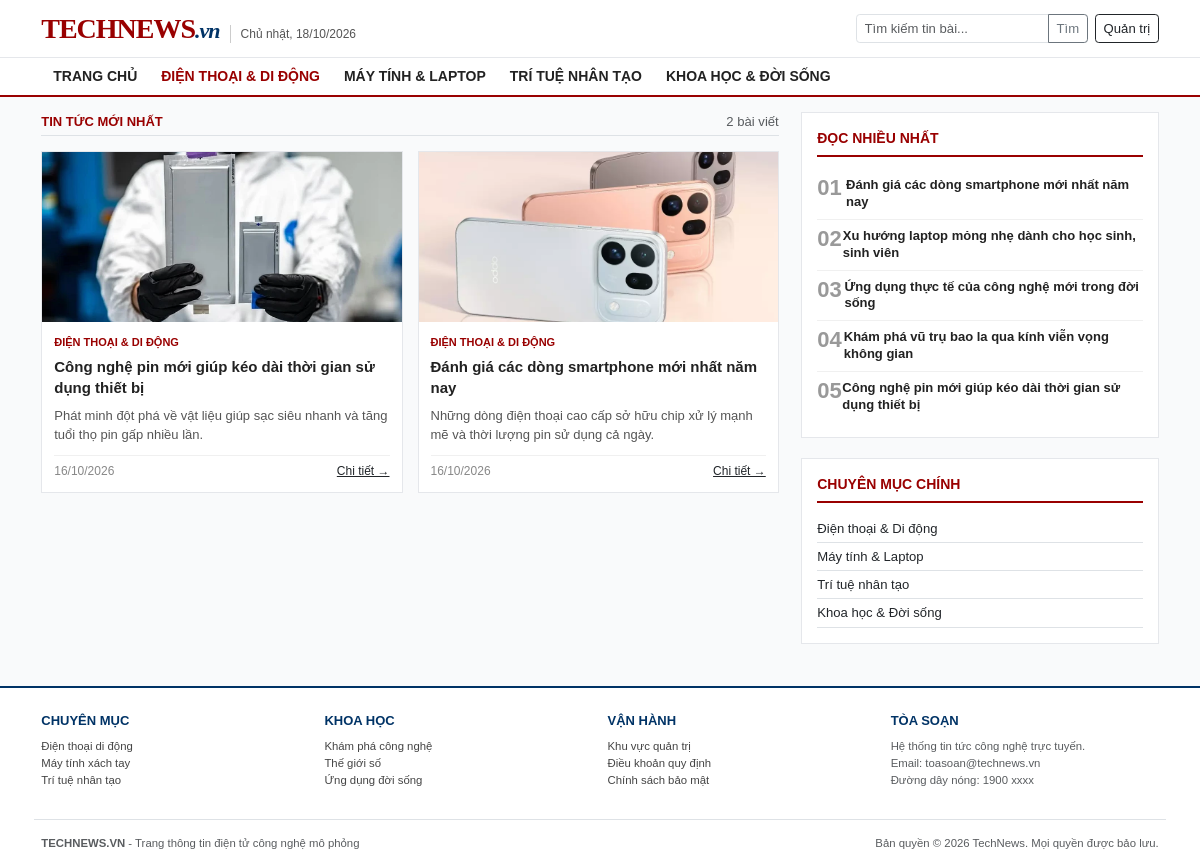
The app's page /index.php?cat_id=1 with its own data.
### tables this page shows
CREATE TABLE `categories` (
  `id` int(11) NOT NULL,
  `name` varchar(100) NOT NULL
);

CREATE TABLE `posts` (
  `id` int(11) NOT NULL,
  `category_id` int(11) NOT NULL,
  `title` varchar(255) NOT NULL,
  `summary` text NOT NULL,
  `content` longtext NOT NULL,
  `image` varchar(255) NOT NULL DEFAULT 'default.jpg',
  `created_at` datetime NOT NULL DEFAULT current_timestamp()
);

### index.php (the view, shortened to what this page needs)
<?php
require_once 'db.php';
$weekday_map = ['Chủ nhật', 'Thứ hai', 'Thứ ba', 'Thứ tư', 'Thứ năm', 'Thứ sáu', 'Thứ bảy'];
$today_text = $weekday_map[date('w')] . ', ' . date('d/m/Y');
$search = isset($_GET['search']) ? trim($_GET['search']) : '';
$cat_id = isset($_GET['cat_id']) ? (int)$_GET['cat_id'] : 0;
$where = [];
if ($cat_id > 0) {
    $where[] = "posts.category_id = $cat_id";
}
$where_clause = "";
if (count($where) > 0) {
    $where_clause = "WHERE " . implode(" AND ", $where);
}
$limit = 4;
$page = isset($_GET['page']) ? (int)$_GET['page'] : 1;
$sql_count = "SELECT COUNT(*) AS total FROM posts $where_clause";
$res_count = mysqli_query($conn, $sql_count);
$row_count = mysqli_fetch_assoc($res_count);
$total_records = $row_count['total'] ?? 0;
$offset = ($page - 1) * $limit;
$sql_posts = "SELECT posts.*, categories.name AS cat_name
              FROM posts
              JOIN categories ON posts.category_id = categories.id
              $where_clause
              ORDER BY posts.id DESC
              LIMIT $offset, $limit";
$res_posts = mysqli_query($conn, $sql_posts);
$res_cats = mysqli_query($conn, "SELECT * FROM categories ORDER BY id ASC");
$all_cats = [];
if ($res_cats) {
    while ($c = mysqli_fetch_assoc($res_cats)) {
        $all_cats[] = $c;
    }
}
$res_popular = mysqli_query($conn, "SELECT id, title, created_at FROM posts ORDER BY id ASC LIMIT 5");
?>
<!DOCTYPE html>
<html lang="vi">
<head>
    <link href="https://cdn.jsdelivr.net/npm/bootstrap@5.3.0/dist/css/bootstrap.min.css" rel="stylesheet">
    <link href="css/style.css" rel="stylesheet">
</head>
<body>
    <div class="main-wrapper">
        <header class="site-header py-2">
            <div class="container d-flex justify-content-between align-items-center">
                <div class="d-flex align-items-baseline">
                    <a href="index.php" class="site-logo">TECHNEWS<span>.vn</span></a>
                    <span class="site-date d-none d-md-inline"><?= $today_text ?></span>
                </div>
                <div class="d-flex align-items-center gap-2">
                    <form action="index.php" method="GET" class="d-flex">
                        <div class="input-group input-group-sm">
                            <input type="text" name="search" class="form-control" placeholder="Tìm kiếm tin bài..." value="<?= htmlspecialchars($search) ?>">
                            <button class="btn btn-outline-secondary" type="submit">Tìm</button>
                        </div>
                    </form>
                    <a href="login.php" class="btn btn-sm btn-outline-dark">Quản trị</a>
                </div>
            </div>
        </header>
        <nav class="category-navbar mb-3">
            <div class="container">
                <ul class="nav">
                    <li class="nav-item">
                        <a class="nav-link <?= ($cat_id == 0) ? 'active' : '' ?>" href="index.php">Trang chủ</a>
                    </li>
                    <?php foreach ($all_cats as $cat): ?>
                        <li class="nav-item">
                            <a class="nav-link <?= ($cat_id == $cat['id']) ? 'active' : '' ?>"
                               href="index.php?cat_id=<?= $cat['id'] ?>"><?= htmlspecialchars($cat['name']) ?></a>
                        </li>
                    <?php endforeach; ?>
                </ul>
            </div>
        </nav>
        <div class="container mb-4">
            <div class="row g-4">
                <div class="col-lg-8">
                    <div class="d-flex justify-content-between align-items-center border-bottom pb-1 mb-3">
                        <span class="fw-bold text-uppercase" style="color: var(--primary-red); font-size: 13px;">
                            <?= !empty($search) ? 'Kết quả tìm kiếm' : 'Tin tức mới nhất' ?>
                        </span>
                        <span class="text-muted small"><?= $total_records ?> bài viết</span>
                    </div>
                    <div class="row g-3">
                        <?php if ($res_posts && mysqli_num_rows($res_posts) > 0): ?>
                            <?php while ($row = mysqli_fetch_assoc($res_posts)): ?>
                                <div class="col-md-6">
                                    <div class="article-item">
                                        <img src="uploads/<?= !empty($row['image']) ? $row['image'] : 'default.jpg' ?>"
                                             class="article-thumb" alt="Hình ảnh" onerror="this.src='uploads/default.jpg'">
                                        <div class="article-body">
                                            <a href="index.php?cat_id=<?= $row['category_id'] ?>" class="article-category">
                                                <?= htmlspecialchars($row['cat_name']) ?>
                                            </a>
                                            <div class="article-title">
                                                <a href="detail.php?id=<?= $row['id'] ?>">
                                                    <?= htmlspecialchars($row['title']) ?>
                                                </a>
                                            </div>
                                            <div class="article-desc">
                                                <?= htmlspecialchars($row['summary']) ?>
                                            </div>
                                            <div class="article-meta">
                                                <span><?= date('d/m/Y', strtotime($row['created_at'])) ?></span>
                                                <a href="detail.php?id=<?= $row['id'] ?>" class="float-end text-dark">Chi tiết &rarr;</a>
                                            </div>
                                        </div>
                                    </div>
                                </div>
                            <?php endwhile; ?>
                        <?php else: ?>
                            <div class="col-12 text-center py-4 bg-white border">
                                <p class="text-muted m-0">Không có bài viết nào trong mục này.</p>
                            </div>
                        <?php endif; ?>
                    </div>
                </div>
                <div class="col-lg-4">
                    <div class="sidebar-panel">
                        <div class="panel-header">Đọc nhiều nhất</div>
                        <?php $rank = 1; ?>
                        <?php while ($pop = mysqli_fetch_assoc($res_popular)): ?>
                            <div class="ranking-item">
                                <div class="ranking-num">0<?= $rank++ ?></div>
                                <div class="ranking-title">
                                    <a href="detail.php?id=<?= $pop['id'] ?>"><?= htmlspecialchars($pop['title']) ?></a>
                                </div>
                            </div>
                        <?php endwhile; ?>
                    </div>
                    <div class="sidebar-panel">
                        <div class="panel-header">Chuyên mục chính</div>
                        <ul class="list-unstyled m-0">
                            <?php foreach ($all_cats as $cat): ?>
                                <li class="py-1 border-bottom d-flex justify-content-between">
                                    <a href="index.php?cat_id=<?= $cat['id'] ?>" class="text-dark small text-decoration-none">
                                        <?= htmlspecialchars($cat['name']) ?>
                                    </a>
                                </li>
                            <?php endforeach; ?>
                        </ul>
                    </div>
                </div>
            </div>
        </div>
    </div>
    <footer class="site-footer pt-4 pb-3">
        <div class="container">
            <div class="row row-cols-2 row-cols-md-4 g-3 pb-3 mb-3 border-bottom">
                <div>
                    <div class="footer-section-title">Chuyên mục</div>
                    <ul class="list-unstyled small">
                        <li><a href="index.php?cat_id=1">Điện thoại di động</a></li>
                        <li><a href="index.php?cat_id=2">Máy tính xách tay</a></li>
                        <li><a href="index.php?cat_id=3">Trí tuệ nhân tạo</a></li>
                    </ul>
                </div>
                <div>
                    <div class="footer-section-title">Khoa học</div>
                    <ul class="list-unstyled small">
                        <li><a href="index.php?cat_id=4">Khám phá công nghệ</a></li>
                        <li><a href="index.php">Thế giới số</a></li>
                        <li><a href="index.php">Ứng dụng đời sống</a></li>
                    </ul>
                </div>
                <div>
                    <div class="footer-section-title">Vận hành</div>
                    <ul class="list-unstyled small">
                        <li><a href="login.php">Khu vực quản trị</a></li>
                        <li><a href="index.php">Điều khoản quy định</a></li>
                        <li><a href="index.php">Chính sách bảo mật</a></li>
                    </ul>
                </div>
                <div>
                    <div class="footer-section-title">Tòa soạn</div>
                    <p class="small text-muted mb-0">
                        Hệ thống tin tức công nghệ trực tuyến.<br>
                        Email: toasoan@technews.vn<br>
                        Đường dây nóng: 1900 xxxx
                    </p>
                </div>
            </div>
            <div class="d-flex flex-wrap justify-content-between align-items-center small text-muted">
                <div>
                    <strong>TECHNEWS.VN</strong> - Trang thông tin điện tử công nghệ mô phỏng
                </div>
                <div>
                    Bản quyền &copy; 2026 TechNews. Mọi quyền được bảo lưu.
                </div>
            </div>
        </div>
    </footer>
</body>
</html>

### css/style.css (style rules this page uses)
:root { --primary-red: #990000; --primary-hover: #7a0000; --navy-blue: #003366; --text-dark: #1f2937; --text-muted: #555555; --border-gray: #e5e7eb; --bg-page: #f9fafb; }
html, body { height: 100%; margin: 0; padding: 0; background-color: var(--bg-page); color: var(--text-dark); font-family: Arial, "Helvetica Neue", "Segoe UI", sans-serif; font-size: 15px; line-height: 1.5; }
body { display: flex; flex-direction: column; min-height: 100vh; }
.main-wrapper { flex: 1 0 auto; }
footer { flex-shrink: 0; }
.site-header { background-color: #ffffff; border-bottom: 1px solid var(--border-gray); }
.site-logo { font-family: Georgia, "Times New Roman", serif; font-size: 28px; font-weight: 700; color: var(--primary-red); text-decoration: none; letter-spacing: -1px; }
.site-logo span { color: var(--navy-blue); font-style: italic; font-size: 22px; }
.site-date { font-size: 12px; color: var(--text-muted); border-left: 1px solid #ccc; padding-left: 10px; margin-left: 10px; }
.category-navbar { background-color: #ffffff; border-bottom: 2px solid var(--primary-red); }
.category-navbar .nav-link { color: #222; font-weight: 700; font-size: 14px; padding: 8px 12px; text-transform: uppercase; }
.category-navbar .nav-link:hover, .category-navbar .nav-link.active { color: var(--primary-red); }
.article-item { background: #ffffff; border: 1px solid var(--border-gray); height: 100%; display: flex; flex-direction: column; }
.article-thumb { width: 100%; height: 170px; object-fit: cover; }
.article-body { padding: 12px; display: flex; flex-direction: column; flex-grow: 1; }
.article-category { font-size: 11px; font-weight: 700; color: var(--primary-red); text-transform: uppercase; margin-bottom: 5px; text-decoration: none; }
.article-title { font-size: 15px; font-weight: 700; line-height: 1.4; margin-bottom: 8px; }
.article-title a { color: #222; text-decoration: none; }
.article-desc { font-size: 13px; color: #555; flex-grow: 1; margin-bottom: 10px; }
.article-meta { font-size: 12px; color: #888; border-top: 1px solid #f0f0f0; padding-top: 6px; }
.sidebar-panel { background: #ffffff; border: 1px solid var(--border-gray); padding: 15px; margin-bottom: 20px; }
.panel-header { font-size: 14px; font-weight: 700; text-transform: uppercase; color: var(--primary-red); border-bottom: 2px solid var(--primary-red); padding-bottom: 6px; margin-bottom: 12px; }
.ranking-item { display: flex; align-items: flex-start; padding: 8px 0; border-bottom: 1px solid #f0f0f0; }
.ranking-item:last-child { border-bottom: none; }
.ranking-num { font-size: 22px; font-weight: 800; color: #999; width: 30px; line-height: 1; }
.ranking-title { font-size: 13px; font-weight: 600; line-height: 1.3; }
.ranking-title a { color: #222; text-decoration: none; }
.site-footer { background-color: #ffffff; border-top: 2px solid var(--navy-blue); font-size: 13px; color: #444; }
.footer-section-title { font-weight: 700; color: var(--navy-blue); font-size: 13px; text-transform: uppercase; margin-bottom: 8px; }
.site-footer a { color: #444; text-decoration: none; }

### records on screen
categories: name "ĐIỆN THOẠI & DI ĐỘNG", name "Điện thoại & Di động"
categories: name "MÁY TÍNH & LAPTOP", name "Máy tính & Laptop"
categories: name "TRÍ TUỆ NHÂN TẠO", name "Trí tuệ nhân tạo"
categories: name "KHOA HỌC & ĐỜI SỐNG", name "Khoa học & Đời sống"
posts: image (picture), category.name "ĐIỆN THOẠI & DI ĐỘNG", title "Công nghệ pin mới giúp kéo dài thời gian sử dụng thiết bị", summary "Phát minh đột phá về vật liệu giúp sạc siêu nhanh và tăng tuổi thọ pin gấp nhiều lần.", created_at "16/10/2026"
posts: image (picture), category.name "ĐIỆN THOẠI & DI ĐỘNG", title "Đánh giá các dòng smartphone mới nhất năm nay", summary "Những dòng điện thoại cao cấp sở hữu chip xử lý mạnh mẽ và thời lượng pin sử dụng cả ngày.", created_at "16/10/2026"
posts: title "Xu hướng laptop mỏng nhẹ dành cho học sinh, sinh viên"
posts: title "Ứng dụng thực tế của công nghệ mới trong đời sống"
posts: title "Khám phá vũ trụ bao la qua kính viễn vọng không gian"

### other values on screen
$total_records "2"
